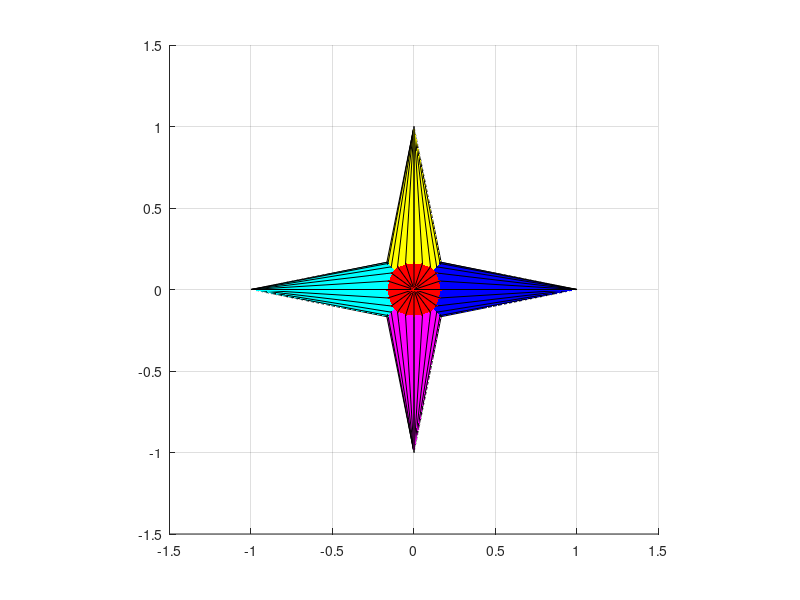

MATLAB code for this plot: (Note: this script raises an error after producing the figure.)
function doc_groupR_S
% Use Save As in the File menu to create 
% an editable version of this M-file
%
% Demos rotation and scaling

% Copyright 2002-2004 The MathWorks, Inc.

clf
% Set the limits and select a view
ax = axes('XLim',[-1.5 1.5],'YLim',[-1.5 1.5],'ZLim',[-1.5 1.5]);
view(3); grid on; axis equal

% Create objects to group
[x y z] = cylinder([.2 0]);
h(1) = surface(x,y,z,'FaceColor','red');
h(2) = surface(x,y,-z,'FaceColor','green');
h(3) = surface(z,x,y,'FaceColor','blue');
h(4) = surface(-z,x,y,'FaceColor','cyan');
h(5) = surface(y,z,x,'FaceColor','yellow');
h(6) = surface(y,-z,x,'FaceColor','magenta');
set(h,'Clipping','off')

% Create group object and parent surfaces
t = hgtransform('Parent',ax);
set(h,'Parent',t)

% Set the renderer to OpenGL and update the display
set(gcf,'Renderer','opengl')
drawnow; 

% Rotate 360 degrees (2*pi radians)
for r = 1:.1:2*pi
    % z-axis rotation matrix 
    Rz = makehgtform('zrotate',r);
    % scaling matrix
    Sxy = makehgtform('scale',r/4);
   
    % Concatenate the transforms and 
    % set the transform Matirx property 
    set(t,'Matrix',Rz*Sxy)
    drawnow
end
pause(1)
% Reset to the original orientation and size using the identity matrix
set(t,'Matrix',eye(4))
